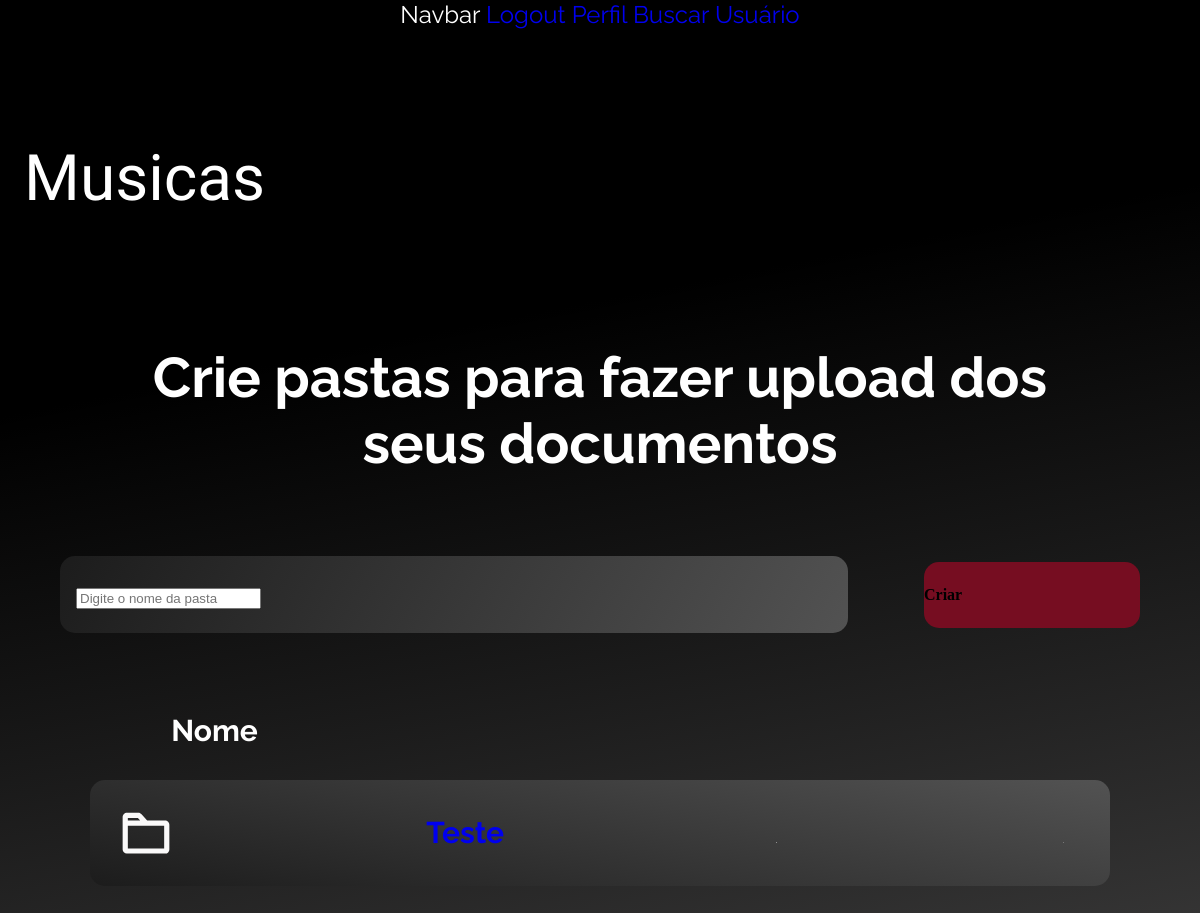
Page /inventario/Musicas (signed in) on the earlier database version.
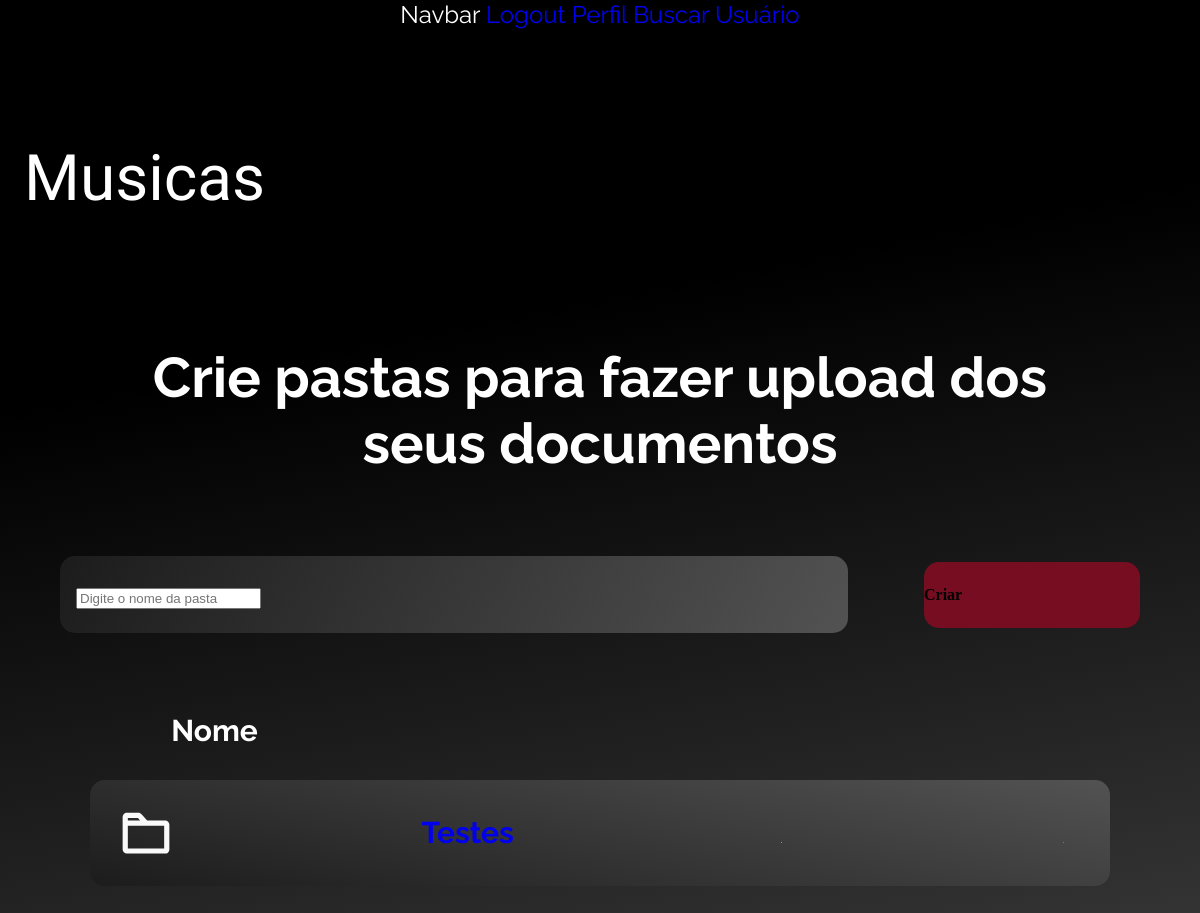
Same page on the later database version.
### inventario/models.py (models this page shows, shortened)
class Pasta(models.Model):
    nome = models.CharField(max_length=250)
    divisao = models.CharField(max_length=50)
    owner = models.ForeignKey(User, on_delete=models.CASCADE)

### inventario/views.py (the view)
# urls.py: path("Musicas", views.musicas, name="musicas"),
@login_required
def musicas(request):
    div = 'Musicas'
    user = request.user
    pastas = Pasta.objects.filter(owner=user, divisao=div)
    mensagem = ''
    if request.method == 'POST':
        form = PastaForm(request.POST)
        if form.is_valid():
            validation = form.save(commit=False)
            if Pasta.objects.filter(owner=user, divisao=div, nome=validation.nome).exists():
                mensagem = "Não é possível criar pastas com o mesmo nome"
            else:
                validation.owner = user
                validation.divisao = div
                validation.save()
                return redirect('musicas')
    else:
        form = PastaForm()
    return render(request, 'inventario/divisao.html', {'form': form, 'pastas': pastas, 'div': div, 'mensagem': mensagem})

### inventario/forms.py
class PastaForm(forms.ModelForm):
    class Meta:
        model = Pasta
        fields = '__all__'
        exclude = ['owner', 'divisao']
    def __init__(self, *args, **kwargs):
        super().__init__(*args, **kwargs)
        self.fields['nome'].widget.attrs['placeholder'] = 'Digite o nome da pasta'

### inventario/templates/inventario/divisao.html (shortened to what this page needs)
{% extends 'inventario/base.html' %}
{% load static %}
{% block head %}
    <link rel="stylesheet" href="{% static "css/global-ia.css" %}" />
    <link rel="stylesheet" href="{% static "css/inventario.css" %}" />
    <link rel="stylesheet" href="{% static "css/responsivity.css" %}">
    <link rel="stylesheet" href="{% static "css/inventory-childs.css" %}">
{% endblock %}
{% block content %}
<div class="inventario-header flex">
    <h1 class="inventario">{{ div }}</h1>
    <h2>Crie pastas para fazer upload dos seus documentos</h2>
        <div class="send-row flex">
        <div class="send-bar flex">
            <form method="post" action="">
            {{ form.nome }}
        </div>
        <button class="send-button" type="submit">Criar</button>
        </div>
  <div class="directories flex">
    <div class="directories-header flex">
      <p>Nome</p>
    </div>
{% for pasta in pastas %}
    <div class="directory-box">
      <div class="directory flex">
        <img src="{% static 'img/public/directory.svg' %}" alt="">
        <a href=" {% url "visualizar_pasta" div pasta.nome %}">{{pasta.nome}}</a>
        <a href="{% url "editar_pasta" pasta.id %}"> <img src="{% static 'img/public/pencil.svg' %}" alt=""> </a>
        <a href="{% url "deletar_pasta" pasta.id %}"> <img src="{% static 'img/public/thrash.svg' %}" alt=""> </a>
      </div>
    </div>
{% endfor%}
  </div>
  </div>
{% endblock%}

Differences in the rows shown:
changed Pasta "Musicas": nome "Teste" → "Testes"
